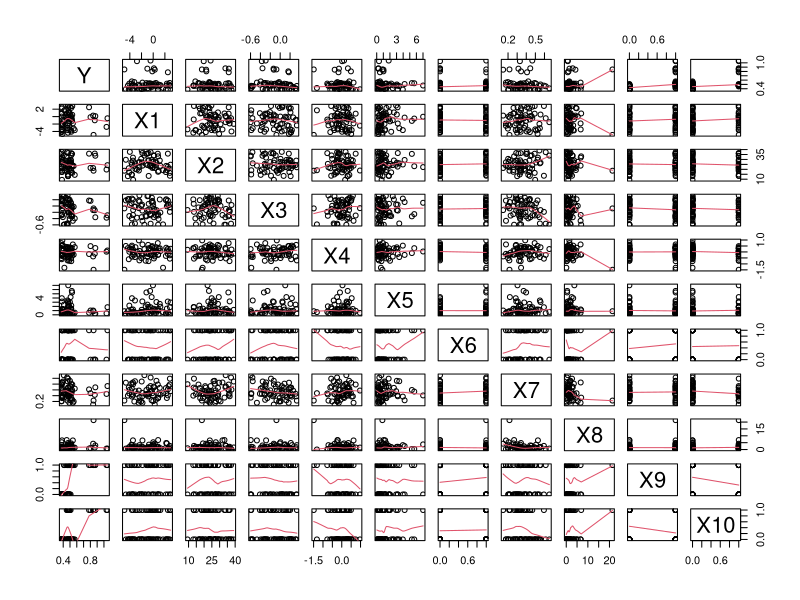
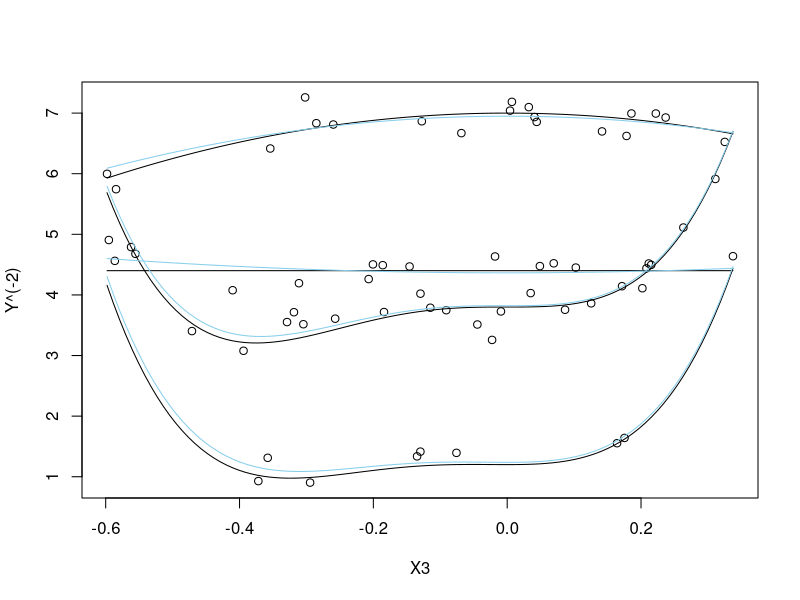
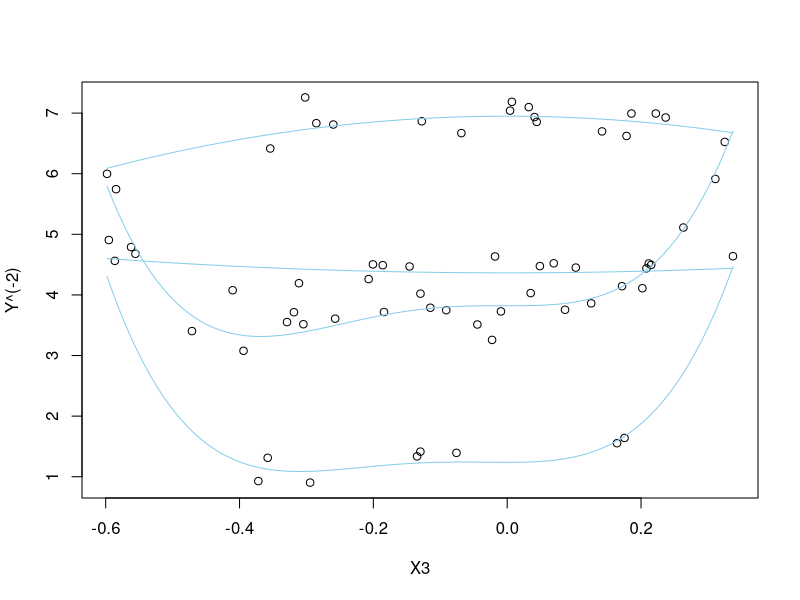
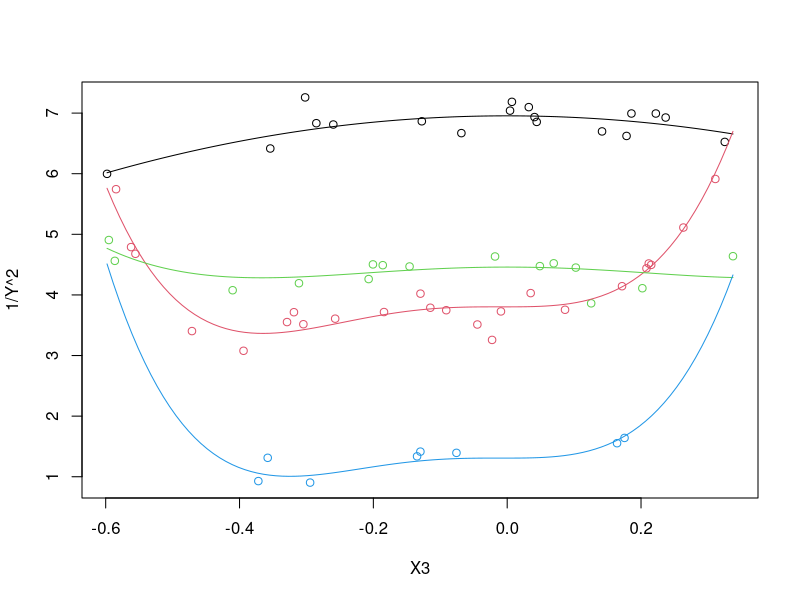
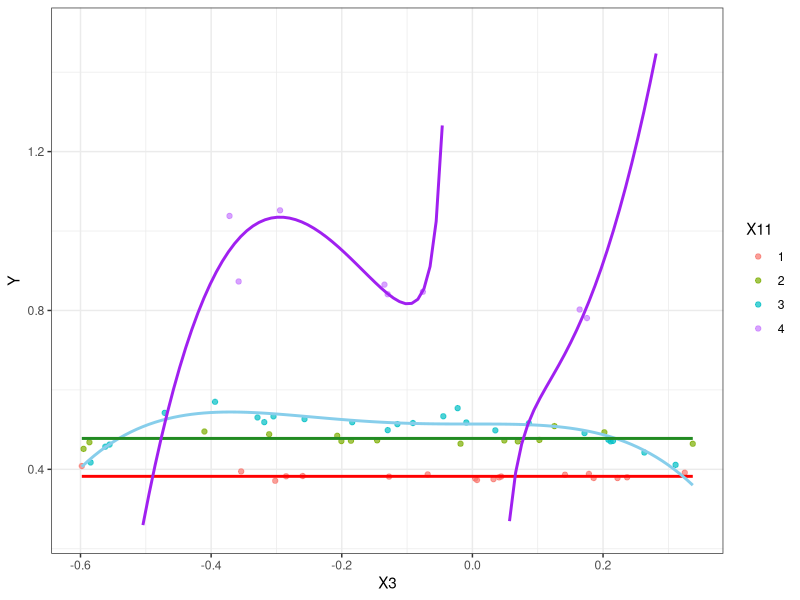
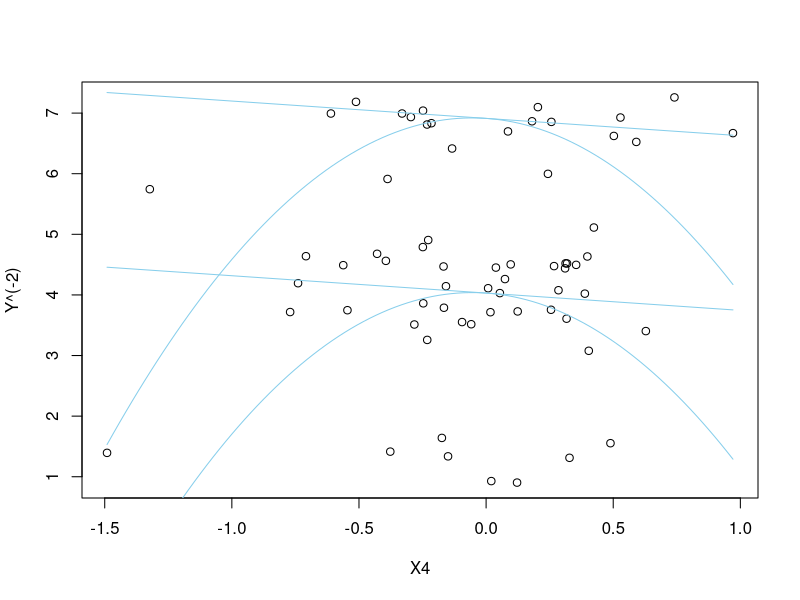

Recreate these plots in R, in order.
## ---- chunk 1
library(tidyverse)
## ---- chunk 2
set.seed(750) #This ensures the randomness is the "same" everytime if you play the entire R-chunk as one entire piece of code. If you run lines separately, your data might not come out the same every time.

## To begin, decide on your sample size. (You may have to revise it later to ensure all values in your lm(...) are significant.)
  
 n <- 65
  
## Then, create 10 X-variables using functions like rnorm(n, mean, sd), rchisq(n, df), rf(n, df1, df2), rt(n, df), rbeta(n, a, b), runif(n, a, b) or sample(c(1,0), n, replace=TRUE)...

 X1 <- runif(n, -5,3) #replace this
 X2 <- rchisq(n,25) #replace this
 X3 <- runif(n, -.605, .4) #replace this
 X4 <- rnorm(n, 0, sd = .46) #replace this
 X5 <- rf(n, 3, 6) #replace this
 X6 <- sample(c(1,0),n, replace = T) #replace this
 X7 <- rbeta(n, 5,10) #replace this
 X8 <- rchisq(n,2) #replace this
 X9 <- sample(c(1,0),n, replace = T) #replace this
 X10 <- sample(c(1,0),n, replace = T) #replace this
 
## Then, create betas, errors (by choosing sigma), and Y
 
beta0 <- 7
beta1 <- -3
beta2 <- -3.2
beta3 <- 3
beta4 <- 45
beta5 <- 90
beta6 <- -2.6
beta7 <- 3


 sigma <- .25 #change to whatever you want
 

 ################################
 # You CANNOT change this part:
 errors <- rnorm(n, 0, sigma)
 ################################ 
 
 #An example of how to make Y...
 # Y <-  beta0 + beta1*X1 + beta2*X2 + beta3*X4*X2 + errors
 
 Y <-  sqrt(1/(beta0 + beta1*(X3^2) + beta2*X9 + beta3*(X3^2)*X9 + beta4*(X3^3)*X9 + beta5*(X3^4)*X9 +  beta6*X10 + beta7*(X3^2)*X10 + errors))

 
 # Load your data into a data set:
 RBdata <- data.frame(Y, X1, X2, X3, X4, X5, X6, X7, X8, X9, X10) 
 
 #Now fit your model to make sure it comes out significant:
 mylm <- lm(Y^(-2) ~ I(X3^2) + X9 + I(X3^2):X9 + I(X3^3):X9 + I(X3^4):X9 + X10 + I(X3^2):X10, data=RBdata) #edit this code
 summary(mylm) 
 #all p-values must be significant, except "(Intercept)"
pairs(RBdata, panel = panel.smooth)

b <- mylm$coefficients

plot(Y^(-2)~X3, data = RBdata)

X9 <- 0
X10 <- 0
curve(beta0 + beta1*x^2 + beta2*X9 + beta3*(x^2)*X9 + beta4*(x^3)*X9 + beta5*(x^4)*X9 +  beta6*X10 + beta7*(x^2)*X10, add = T)

X9 <- 1
X10 <- 0

curve(beta0 + beta1*x^2 + beta2*X9 + beta3*(x^2)*X9 + beta4*(x^3)*X9 + beta5*(x^4)*X9 +  beta6*X10 + beta7*(x^2)*X10, add = T)

X9 <- 0
X10 <- 1

curve(beta0 + beta1*x^2 + beta2*X9 + beta3*(x^2)*X9 + beta4*(x^3)*X9 + beta5*(x^4)*X9 +  beta6*X10 + beta7*(x^2)*X10, add = T)

X9 <- 1
X10 <- 1

curve(beta0 + beta1*x^2 + beta2*X9 + beta3*(x^2)*X9 + beta4*(x^3)*X9 + beta5*(x^4)*X9 +  beta6*X10 + beta7*(x^2)*X10, add = T)

X9 <- 0
X10 <- 0
curve(b[1] + b[2]*x^2 + b[3]*X9 + b[5]*(x^2)*X9 + b[6]*(x^3)*X9 + b[7]*(x^4)*X9 +  b[4]*X10 + b[8]*(x^2)*X10, add = T, col = "skyblue")

X9 <- 1
X10 <- 0
curve(b[1] + b[2]*x^2 + b[3]*X9 + b[5]*(x^2)*X9 + b[6]*(x^3)*X9 + b[7]*(x^4)*X9 +  b[4]*X10 + b[8]*(x^2)*X10, add = T, col = "skyblue")

X9 <- 0
X10 <- 1
curve(b[1] + b[2]*x^2 + b[3]*X9 + b[5]*(x^2)*X9 + b[6]*(x^3)*X9 + b[7]*(x^4)*X9 +  b[4]*X10 + b[8]*(x^2)*X10, add = T, col = "skyblue")

X9 <- 1
X10 <- 1
curve(b[1] + b[2]*x^2 + b[3]*X9 + b[5]*(x^2)*X9 + b[6]*(x^3)*X9 + b[7]*(x^4)*X9 +  b[4]*X10 + b[8]*(x^2)*X10, add = T, col = "skyblue")
 
## ---- chunk 3
set.seed(650)
  
 n <- 65

 X1 <- runif(n, -5,3) #replace this
 X2 <- rchisq(n,25) #replace this
 X3 <- runif(n, -.605, .4) #replace this
 X4 <- rnorm(n, 0, sd = .46) #replace this
 X5 <- rf(n, 3, 6) #replace this
 X6 <- sample(c(1,0),n, replace = T) #replace this
 X7 <- rbeta(n, 5,10) #replace this
 X8 <- rchisq(n,2) #replace this
 X9 <- sample(c(1,0),n, replace = T) #replace this
 X10 <- sample(c(1,0),n, replace = T) #replace this
 
 
beta0 <- 7
beta1 <- -3
beta2 <- -3.2
beta3 <- 3
beta4 <- 45
beta5 <- 90
beta6 <- -2.6
beta7 <- 3


 sigma <- .25 #change to whatever you want
 

 ################################
 # You CANNOT change this part:
 errors <- rnorm(n, 0, sigma)
 ################################ 
 
Y <-  sqrt(1/(beta0 + beta1*(X3^2) + beta2*X9 + beta3*(X3^2)*X9 + beta4*(X3^3)*X9 + beta5*(X3^4)*X9 +  beta6*X10 + beta7*(X3^2)*X10 + errors))

RBdata2 <- data.frame(Y, X1, X2, X3, X4, X5, X6, X7, X8, X9, X10)
 
## ---- chunk 4
mylm <- lm(Y^(-2) ~ I(X3^2) + X9 + I(X3^2):X9 + I(X3^3):X9 + I(X3^4):X9 + X10 + I(X3^2):X10, data=RBdata)

b <- mylm$coefficients

plot(Y^(-2)~X3, data = RBdata)

X9 <- 0
X10 <- 0
curve(b[1] + b[2]*x^2 + b[3]*X9 + b[5]*(x^2)*X9 + b[6]*(x^3)*X9 + b[7]*(x^4)*X9 +  b[4]*X10 + b[8]*(x^2)*X10, add = T, col = "skyblue")

X9 <- 1
X10 <- 0
curve(b[1] + b[2]*x^2 + b[3]*X9 + b[5]*(x^2)*X9 + b[6]*(x^3)*X9 + b[7]*(x^4)*X9 +  b[4]*X10 + b[8]*(x^2)*X10, add = T, col = "skyblue")

X9 <- 0
X10 <- 1
curve(b[1] + b[2]*x^2 + b[3]*X9 + b[5]*(x^2)*X9 + b[6]*(x^3)*X9 + b[7]*(x^4)*X9 +  b[4]*X10 + b[8]*(x^2)*X10, add = T, col = "skyblue")

X9 <- 1
X10 <- 1
curve(b[1] + b[2]*x^2 + b[3]*X9 + b[5]*(x^2)*X9 + b[6]*(x^3)*X9 + b[7]*(x^4)*X9 +  b[4]*X10 + b[8]*(x^2)*X10, add = T, col = "skyblue")
 
## ---- chunk 5
teacher_lm <- lm(1/Y^2 ~ I(X3^2) +  
                 X9 +  I(X3^2):X9 + I(X3^3):X9 + I(X3^4):X9 +
                 X10 + I(X3^4):X10, 
               data=RBdata)

b <- teacher_lm$coefficients

plot(1/Y^2 ~ X3, data=RBdata, col=interaction(X9,X10))

x9=0;x10=0;
curve(b[1] + b[2]*x^2 + b[3]*x9 + b[4]*x10 + b[5]*x^2*x9 + b[6]*x^3*x9 + b[7]*x^4*x9 + b[8]*x^4*x10, add=TRUE, col=palette()[1])

x9=1;x10=0;
curve(b[1] + b[2]*x^2 + b[3]*x9 + b[4]*x10 + b[5]*x^2*x9 + b[6]*x^3*x9 + b[7]*x^4*x9 + b[8]*x^4*x10, add=TRUE, col=palette()[2])


x9=0;x10=1;
curve(b[1] + b[2]*x^2 + b[3]*x9 + b[4]*x10 + b[5]*x^2*x9 + b[6]*x^3*x9 + b[7]*x^4*x9 + b[8]*x^4*x10, add=TRUE, col=palette()[3])


x9=1;x10=1;
curve(b[1] + b[2]*x^2 + b[3]*x9 + b[4]*x10 + b[5]*x^2*x9 + b[6]*x^3*x9 + b[7]*x^4*x9 + b[8]*x^4*x10, add=TRUE, col=palette()[4])
## ---- chunk 6
RBdata <- RBdata %>% mutate(X11 = case_when(X9 == 0 & X10 == 0 ~ 1, X9 == 0 & X10 == 1 ~ 2, X9 == 1 & X10 == 0 ~ 3, X9 == 1 & X10 == 1 ~ 4)) %>% mutate(X11 = as.factor(X11)); 

mylm <- lm(Y ~ X9 + X10 + X9:I(X3^3) + X9:I(X3^4) + X3:X9:X10 + X9:X10:I(X3^2)+ X9:X10:I(X3^3) + X9:X10:I(X3^(-3)), data=RBdata)

summary(mylm) 

b <- mylm$coefficients

RBdata %>% 
  ggplot(aes(X3, Y, color=X11)) + 
  geom_point(alpha=0.7) + 
  stat_function(fun=function(x) b[1],color="red", size=1) + 
  stat_function(fun=function(x) b[1] + b[2] + b[4] * x^3 + b[5] * x^4,color="skyblue", size=1) + 
  stat_function(fun=function(x) b[1] + b[3],color="forestgreen", size=1) + 
  stat_function(fun=function(x) b[1] + b[2] + b[3] + b[4] * x^3 + b[5] * x^4 + b[6] * x + b[7]*x^2 + b[8]*x^3 + b[9]*x^(-3),color="purple", size=1) + 
  theme_bw() + 
  scale_y_continuous(limits = c(0.25,1.5))
## ---- chunk 7
christian_lm <- lm(Y^-2 ~ X4 + X9 + X10, data = RBdata)

b <- christian_lm$coefficients

plot(Y^(-2) ~ X4, data = RBdata)

X9 <- 0
X10 <- 0
curve(b[1] + b[2]*x + b[3]*X9 + b[4]*(x^2)*X10 , add = T, col = "skyblue")

X9 <- 1
X10 <- 0
curve(b[1] + b[2]*x + b[3]*X9 + b[4]*(x^2)*X10 , add = T, col = "skyblue")

X9 <- 0
X10 <- 1
curve(b[1] + b[2]*x + b[3]*X9 + b[4]*(x^2)*X10 , add = T, col = "skyblue")

X9 <- 1
X10 <- 1
curve(b[1] + b[2]*x + b[3]*X9 + b[4]*(x^2)*X10 , add = T, col = "skyblue")

## ---- chunk 8
rb_data_ilya <- RBdata %>% mutate(X11 = case_when(X9 == 0 & X10 == 0 ~ 1, X9 == 0 & X10 == 1 ~ 2, X9 == 1 & X10 == 0 ~ 3, X9 == 1 & X10 == 1 ~ 4)) %>% mutate(X11 = as.factor(X11)); 

rb_data_ilya2 <- RBdata2 %>% mutate(X11 = case_when(X9 == 0 & X10 == 0 ~ 1, X9 == 0 & X10 == 1 ~ 2, X9 == 1 & X10 == 0 ~ 3, X9 == 1 & X10 == 1 ~ 4)) %>% mutate(X11 = as.factor(X11)); 

mylm <- lm(Y^(-2) ~ I(X3^2) + X9 + I(X3^2):X9 + I(X3^3):X9 + I(X3^4):X9 + X10 + I(X3^2):X10, data=RBdata)

teacher_lm <- lm(1/Y^2 ~ I(X3^2) +  
                 X9 +  I(X3^2):X9 + I(X3^3):X9 + I(X3^4):X9 +
                 X10 + I(X3^4):X10, 
               data=RBdata)

ilya_lm <- lm(Y ~ X9 + X10 + X9:I(X3^3) + X9:I(X3^4) + X3:X9:X10 + X9:X10:I(X3^2)+ X9:X10:I(X3^3) + X9:X10:I(X3^(-3)), data=rb_data_ilya)

christian_lm <- lm(Y^-2 ~ X4 + X9 + X10, data = RBdata)

yh_true <- predict(mylm, newdata=RBdata2)^(-1/2)
yh_teacher <- predict(teacher_lm, newdata=RBdata2)^(-1/2)
yh_ilya <- predict(ilya_lm, newdata=rb_data_ilya2)
yh_christian <- predict(christian_lm, newdata=RBdata2)^(-1/2)

ybar <- mean(RBdata2$Y)

SSTO <- sum( (RBdata2$Y - ybar)^2 )

SSE_true <- sum( (RBdata2$Y - yh_true)^2 )
SSE_teacher <- sum( (RBdata2$Y - yh_teacher)^2 )
SSE_ilya <- sum( (RBdata2$Y - yh_ilya)^2 )
SSE_christian <- sum( (RBdata2$Y - yh_christian)^2 )

rs_true <- 1 - SSE_true/SSTO
rs_teacher <- 1 - SSE_teacher/SSTO
rs_ilya <- 1 - SSE_ilya/SSTO
rs_christian <- 1 - SSE_christian/SSTO

n <- length(RBdata2$Y)
p_true <- length(coef(mylm))
p_teacher <- length(coef(teacher_lm))
p_ilya <- length(coef(ilya_lm))
p_christian <- length(coef(christian_lm))
rsa_true <- 1 - (n-1)/(n-p_true)*SSE_true/SSTO
rsa_teacher <- 1 - (n-1)/(n-p_teacher)*SSE_teacher/SSTO
rsa_ilya <- 1 - (n-1)/(n-p_ilya)*SSE_ilya/SSTO
rsa_christian <- 1 - (n-1)/(n-rs_christian)*SSE_christian/SSTO

 
